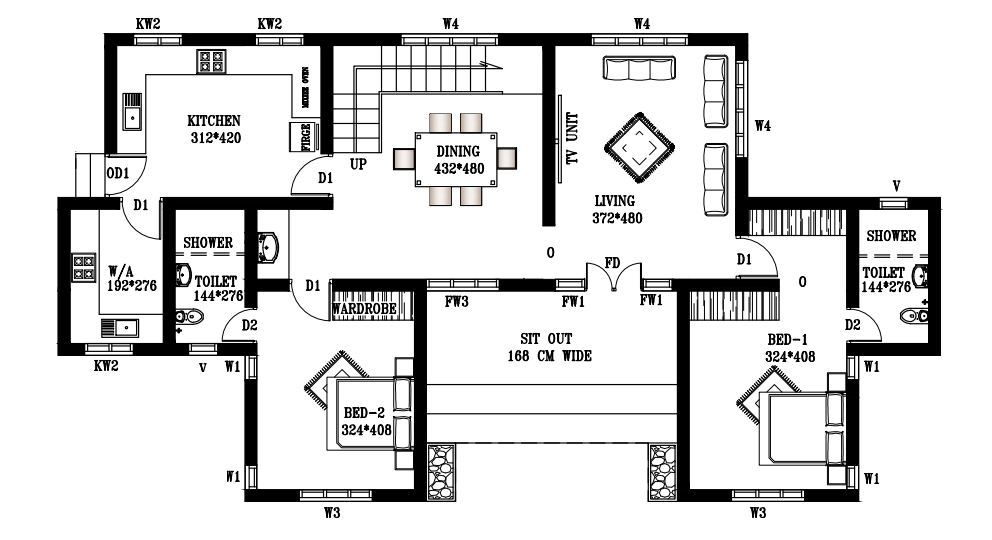
#> input picture Images/Examples/example.png, 1984 x 1080 px (shown at 1/2 size); the run also reads 1 picture not shown here
$ python od_test.py
#> lines starting #> are read from the running program, lines starting #| are printed output that depends on the picture; pictures that were not available may be replaced by others from this repository, and a replacement may not be noted
import cv2
import numpy as np
import os

def rotate_image(image, angle):
    """Rotate an image by the given angle."""
    (h, w) = image.shape[:2]
    center = (w // 2, h // 2)
    matrix = cv2.getRotationMatrix2D(center, angle, 1.0)
    rotated_image = cv2.warpAffine(image, matrix, (w, h))
    return rotated_image

def template_matching_with_rotation(image, templates, rotation_step=10):
    """Perform template matching by rotating each template through all angles."""
    best_matches = []

    gray_image = cv2.cvtColor(image, cv2.COLOR_BGR2GRAY)

    for template in templates:
        max_val = -1
        best_match = None
        best_angle = 0
        template_w, template_h = template.shape

        # Try different rotations for the current template
        for angle in range(0, 360, rotation_step):
            rotated_template = rotate_image(template, angle)
            result = cv2.matchTemplate(gray_image, rotated_template, cv2.TM_CCOEFF)
            _, max_temp_val, _, max_loc = cv2.minMaxLoc(result)

            # Update the best match if a better match is found
            if max_temp_val > max_val:
                max_val = max_temp_val
                best_match = max_loc
                best_angle = angle

        if best_match:
            best_matches.append((best_match, best_angle, template_w, template_h))

    return best_matches

# Paths to the images
example_image_path = os.path.join(os.path.dirname(os.path.realpath(__file__)), "../../../Images/Examples/example.png")
window_image_paths = [
    os.path.join(os.path.dirname(os.path.realpath(__file__)), "../../../Images/Models/Windows/window1.png"),
    os.path.join(os.path.dirname(os.path.realpath(__file__)), "../../../Images/Models/Windows/window2.png"),
    os.path.join(os.path.dirname(os.path.realpath(__file__)), "../../../Images/Models/Windows/window3.png"),
    os.path.join(os.path.dirname(os.path.realpath(__file__)), "../../../Images/Models/Windows/window4.png")
]

# Load images
image = cv2.imread(example_image_path)
#> image is the input picture: shape (1080, 1984, 3); mean B, G, R 219.8, 219.9, 219.9
templates = [cv2.imread(path, 0) for path in window_image_paths]  # Load templates in grayscale
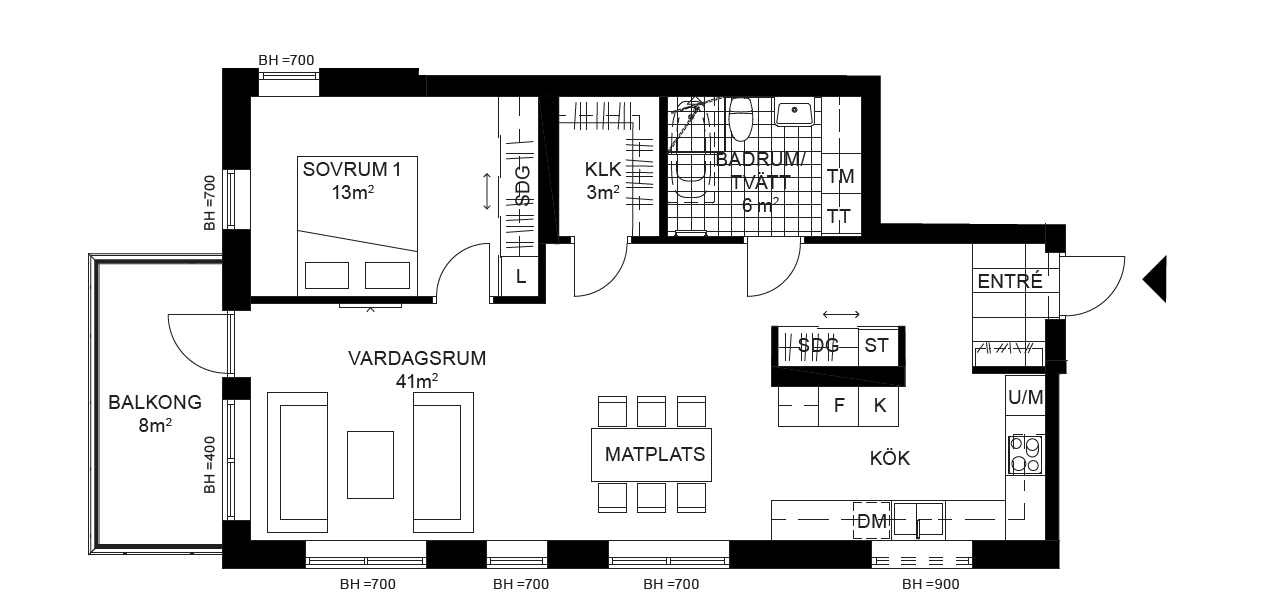
#> input picture Images/Examples/example_1.png, 1261 x 611 px, given in place of window2.png, which was not available
#> templates = 4 items

# Perform template matching with rotation for multiple templates
best_matches = template_matching_with_rotation(image, templates)
#> the loop in template_matching_with_rotation, `for template in templates:` made 4 passes
#> (template_w, template_h) on passes 1 to 3: (1080, 1984), (611, 1261), (611, 1261)
#> template on pass 4: None
#> pass 1, in rotate_image (call 2), `rotated_image = cv2.warpAffine(image, matrix, (w, h))`:
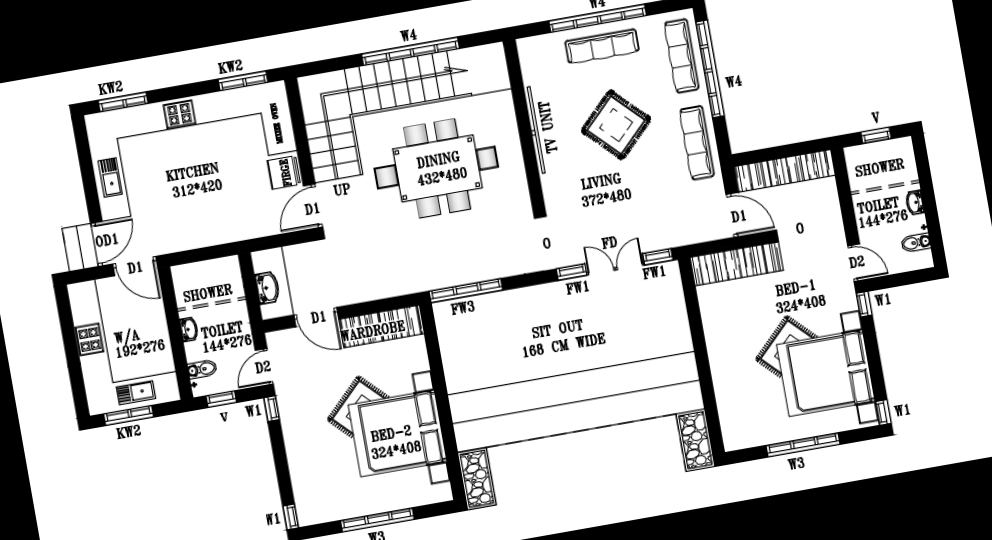
#> rotated_image: shape (1080, 1984) (shown at 1/2 size); min 0, max 255, mean 196.9
#> pass 1, in rotate_image (call 3), `rotated_image = cv2.warpAffine(image, matrix, (w, h))`:
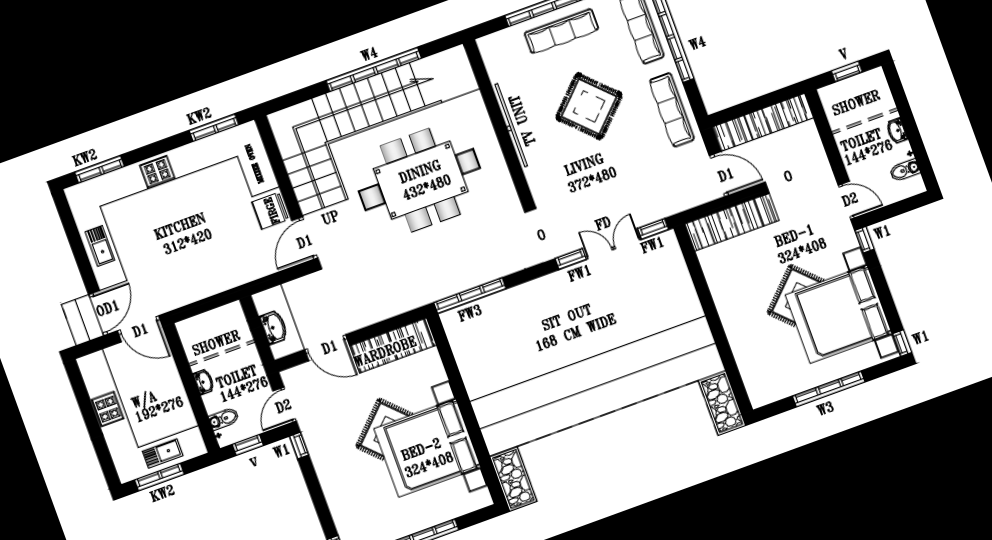
#> rotated_image: shape (1080, 1984) (shown at 1/2 size); min 0, max 255, mean 180.5
#> pass 1, in rotate_image (call 4), `rotated_image = cv2.warpAffine(image, matrix, (w, h))`:
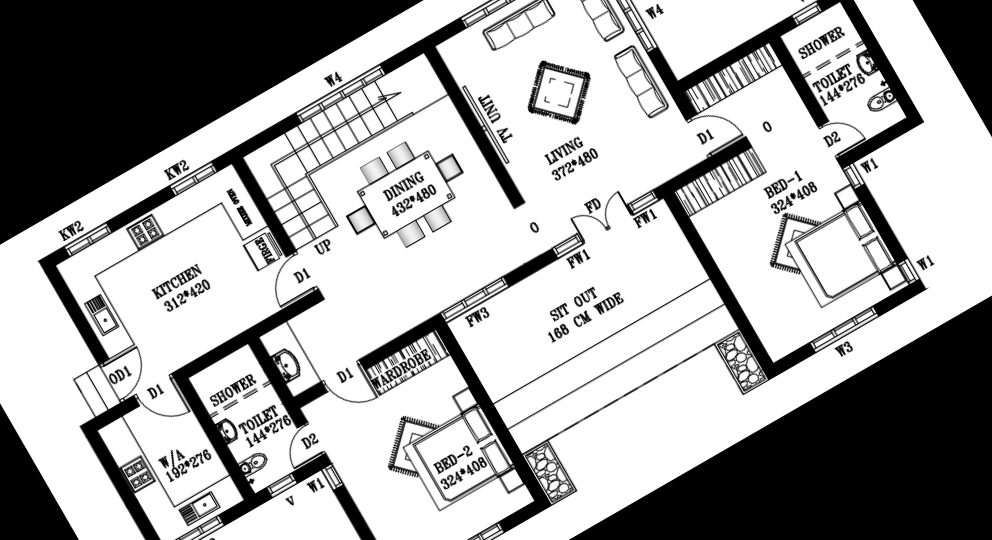
#> rotated_image: shape (1080, 1984) (shown at 1/2 size); min 0, max 255, mean 167.5
#> after the loop in template_matching_with_rotation, `for template in templates:`:
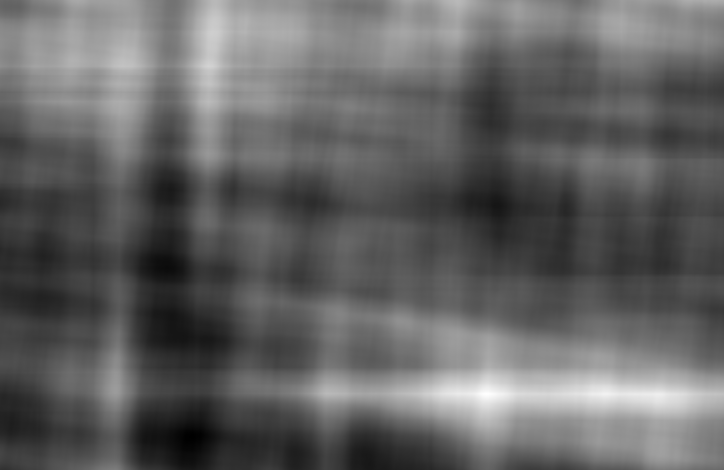
#> result: shape (470, 724) float32; min -672334784, max 864816256, mean -72738280; drawn with min black and max white
#> after the loop in template_matching_with_rotation, `for template in templates:`: best_matches = [((0, 0), 0, 1080, 1984), ((490, 393), 290, 611, 1261), ((490, 393), 290, 611, 1261)]
#> (the run stopped early here; a loop or call above may not have finished)
